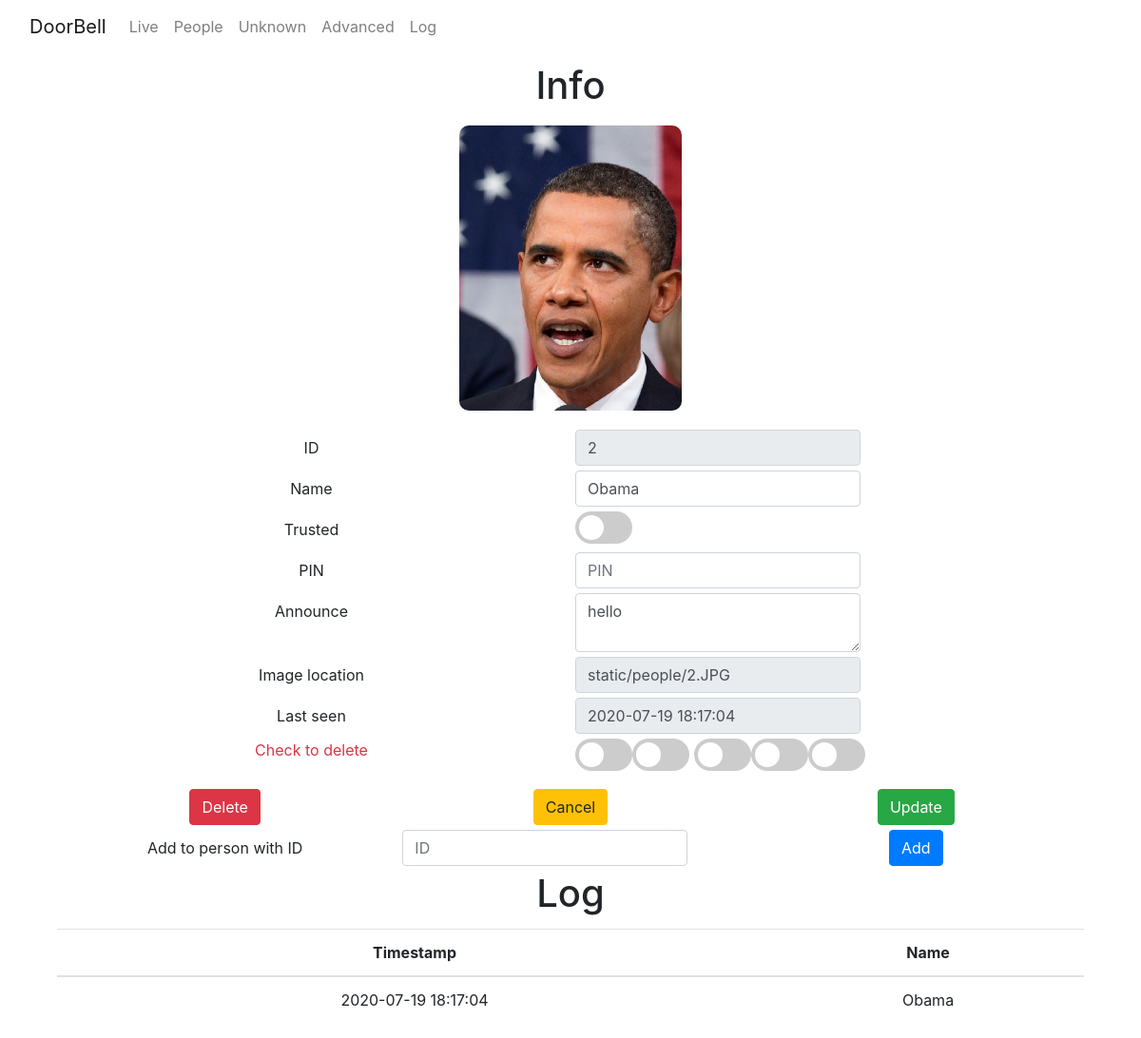
Page /person/2 on the committed database.
### tables this page shows
CREATE TABLE "faces" (
	"id"	INTEGER NOT NULL,
	"person_id"	INTEGER,
	"image_loc"	text,
	"0"	NUMERIC,
	"1"	NUMERIC,
	"2"	NUMERIC,
	"3"	NUMERIC,
	"4"	NUMERIC,
	"5"	NUMERIC,
	"6"	NUMERIC,
	"7"	NUMERIC,
	"8"	NUMERIC,
	"9"	NUMERIC,
	"10"	NUMERIC,
	"11"	NUMERIC,
	"12"	NUMERIC,
	"13"	NUMERIC,
	"14"	NUMERIC,
	"15"	NUMERIC,
	"16"	NUMERIC,
	"17"	NUMERIC,
	"18"	NUMERIC,
	"19"	NUMERIC,
	"20"	NUMERIC,
	"21"	NUMERIC,
	"22"	NUMERIC,
	"23"	NUMERIC,
	"24"	NUMERIC,
	"25"	NUMERIC,
	"26"	NUMERIC,
	"27"	NUMERIC,
	"28"	NUMERIC,
	"29"	NUMERIC,
	"30"	NUMERIC,
	"31"	NUMERIC,
	"32"	NUMERIC,
	"33"	NUMERIC,
	"34"	NUMERIC,
	"35"	NUMERIC,
	"36"	NUMERIC,
	"37"	NUMERIC,
	"38"	NUMERIC,
	"39"	NUMERIC,
	"40"	NUMERIC,
	"41"	NUMERIC,
	"42"	NUMERIC,
	"43"	NUMERIC,
	"44"	NUMERIC,
	"45"	NUMERIC,
	"46"	NUMERIC,
	"47"	NUMERIC,
	"48"	NUMERIC,
	"49"	NUMERIC,
	"50"	NUMERIC,
	"51"	NUMERIC,
	"52"	NUMERIC,
	"53"	NUMERIC,
	"54"	NUMERIC,
	"55"	NUMERIC,
	"56"	NUMERIC,
	"57"	NUMERIC,
	"58"	NUMERIC,
	"59"	NUMERIC,
	"60"	NUMERIC,
	"61"	NUMERIC,
	"62"	NUMERIC,
	"63"	NUMERIC,
	"64"	NUMERIC,
	"65"	NUMERIC,
	"66"	NUMERIC,
	"67"	NUMERIC,
	"68"	NUMERIC,
	"69"	NUMERIC,
	"70"	NUMERIC,
	"71"	NUMERIC,
	"72"	NUMERIC,
	"73"	NUMERIC,
	"74"	NUMERIC,
	"75"	NUMERIC,
	"76"	NUMERIC,
	"77"	NUMERIC,
	"78"	NUMERIC,
	"79"	NUMERIC,
	"80"	NUMERIC,
	"81"	NUMERIC,
	"82"	NUMERIC,
	"83"	NUMERIC,
	"84"	NUMERIC,
	"85"	NUMERIC,
	"86"	NUMERIC,
	"87"	NUMERIC,
	"88"	NUMERIC,
	"89"	NUMERIC,
	"90"	NUMERIC,
	"91"	NUMERIC,
	"92"	NUMERIC,
	"93"	NUMERIC,
	"94"	NUMERIC,
	"95"	NUMERIC,
	"96"	NUMERIC,
	"97"	NUMERIC,
	"98"	NUMERIC,
	"99"	NUMERIC,
	"100"	NUMERIC,
	"101"	NUMERIC,
	"102"	NUMERIC,
	"103"	NUMERIC,
	"104"	NUMERIC,
	"105"	NUMERIC,
	"106"	NUMERIC,
	"107"	NUMERIC,
	"108"	NUMERIC,
	"109"	NUMERIC,
	"110"	NUMERIC,
	"111"	NUMERIC,
	"112"	NUMERIC,
	"113"	NUMERIC,
	"114"	NUMERIC,
	"115"	NUMERIC,
	"116"	NUMERIC,
	"117"	NUMERIC,
	"118"	NUMERIC,
	"119"	NUMERIC,
	"120"	NUMERIC,
	"121"	NUMERIC,
	"122"	NUMERIC,
	"123"	NUMERIC,
	"124"	NUMERIC,
	"125"	NUMERIC,
	"126"	NUMERIC,
	"127"	NUMERIC,
	PRIMARY KEY("id")
);

CREATE TABLE "people" (
	"id"	INTEGER NOT NULL,
	"name"	TEXT,
	"trusted"	boolean,
	"announce"	TEXT, pin TEXT,
	PRIMARY KEY("id")
);

CREATE TABLE "log" (
	"id"	INTEGER NOT NULL,
	"person_id"	TEXT NOT NULL,
	"datetime"	DATETIME NOT NULL DEFAULT CURRENT_TIMESTAMP,
	"distance"	FLOAT,
	PRIMARY KEY("id")
);

### app.py (the view)
@app.route("/person/<person_id>")
def person_page(person_id):
    person = db.execute("select * from people join faces on people.id = faces.person_id where people.id = ?", person_id)
    log = db.execute("SELECT * FROM log JOIN people ON person_id = people.id WHERE person_id LIKE ? OR datetime IN (SELECT datetime FROM log WHERE person_id LIKE ?) ORDER BY datetime DESC",person_id ,person_id)
    return render_template("/person.html", person=person, log=log)

### app.py (called while the page is built)
@app.after_request
def after_request(response):
    response.headers["Cache-Control"] = "no-cache, no-store, must-revalidate"
    response.headers["Expires"] = 0
    response.headers["Pragma"] = "no-cache"
    return response

### templates/person.html (shortened to what this page needs)
<!DOCTYPE html>
<html>
<head>
    <link rel="stylesheet" href="{{ url_for('static', filename='assets/bootstrap/css/bootstrap.min.css') }}">
    <link rel="stylesheet" href="{{ url_for('static', filename='assets/css/styles.min.css') }}">
</head>
<body>
    <nav class="navbar navbar-light navbar-expand-md">
        <div class="container-fluid"><a class="navbar-brand" href="/">DoorBell</a>
            <div class="collapse navbar-collapse"
                id="navcol-1">
                <ul class="nav navbar-nav">
                    <li class="nav-item" role="presentation"><a class="nav-link" href="/">Live</a></li>
                    <li class="nav-item" role="presentation"><a class="nav-link" href="/people">People</a></li>
                    <li class="nav-item" role="presentation"><a class="nav-link" href="/people/search/unknown">Unknown</a></li>
                    <li class="nav-item" role="presentation"><a class="nav-link" href="/settings">Advanced</a></li>
                    <li class="nav-item" role="presentation"><a class="nav-link" href="/log">Log</a></li>
                </ul>
            </div>
        </div>
    </nav>
    <form action="/person/update" method="post">
        <div class="container">
            <div class="row">
                <div class="col">
                    <h1>Info</h1>
                </div>
            </div>
            <div class="row">
                <div class="col">
                    <div class="row">
                        {% for row in person %}
                            <div class="col"><img class="mug" src="/{{ row['image_loc'] }}">
                            </div>
                        {% endfor %}
                    </div>
                </div>
            </div>
        </div>
        <div class="container">
            <div class="row">
                <div class="col">
                    <div class="form-row">
                        <div class="col"><label class="col-form-label" for="id">ID</label></div>
                        <div class="col"><input class="form-control" type="text" id="id" name="id" value="{{ person[0]['person_id'] }}" readonly=""></div>
                    </div>
                    <div class="form-row">
                        <div class="col"><label class="col-form-label" for="name">Name</label></div>
                        <div class="col"><input class="form-control" type="text" id="name" name="name" placeholder="Name" value="{{ person[0]['name'] }}"></div>
                    </div>
                    <div class="form-row">
                        <div class="col"><label class="col-form-label" for="trusted">Trusted</label></div>
                        <div class="col text-left"><label class="col-form-label switch"><input type="checkbox" id="trusted" name="trusted" value="True">&nbsp;<span class="slider round"></span></label></div>
                    </div>
                    <div class="form-row">
                        <div class="col"><label class="col-form-label" for="pin">PIN</label></div>
                        <div class="col"><input class="form-control" type="number" id="pin" name="pin" placeholder="PIN" value="{{ person[0]['pin'] }}"></div>
                    </div>
                    <div class="form-row">
                        <div class="col"><label class="col-form-label" for="announce">Announce</label></div>
                        <div class="col"><textarea class="form-control" id="announce" name="announce" placeholder="Announce">{{ person[0]['announce'] }}</textarea></div>
                    </div>
                    {% for row in person %}
                    <div class="form-row">
                        <div class="col"><label class="col-form-label" for="imageloc">Image location</label></div>
                        <div class="col"><input class="form-control" type="text" id="imageloc" disabled="" value="{{ row['image_loc'] }}"></div>
                    </div>
                    {% endfor %}
                    <div class="form-row">
                        <div class="col"><label class="col-form-label" for="lastseen">Last seen</label></div>
                        <div class="col"><input class="form-control" type="text" id="lastseen" disabled="" value="{{ log[0]['datetime'] }}"></div>
                    </div>
                    <div class="form-row">
                        <div class="col">
                            <p class="text-danger">Check to delete</p>
                        </div>
                        <div class="col text-left align-self-center"><label class="switch"><span class="slider round" style="/*background-color: red;*/"></span></label><label class="switch"><span class="slider round"></span></label>
                            <label
                                class="switch"><span class="slider round"></span></label><label class="switch"><span class="slider round"></span></label><label class="switch"><span class="slider round"></span></label></div>
                    </div>
                    <div class="form-row">
                        <div class="col"><button class="btn btn-danger" type="submit" formaction="/person/delete">Delete</button></div>
                        <div class="col"><a class="btn btn-warning" role="reset" href="/people">Cancel</a></div>
                        <div class="col"><button class="btn btn-success" type="submit">Update</button></div>
                    </div>
                    {% if not person[1] %}
                    <div class="form-row">
                        <div class="col"><label class="col-form-label" for="id">Add to person with ID</label></div>
                        <div class="col"><input class="form-control" type="text" id="addtoid" name="addtoid" placeholder="ID"></div>
                        <div class="col"><button class="btn btn-primary" type="submit"  formaction="/person/addto">Add</button></div>
                    </div>
                    {% endif %}
                </div>
            </div>
        </div>
    </form>
    <div class="container" id="log">
        <div class="row">
            <div class="col">
                <h1>Log</h1>
            </div>
        </div>
        <div class="row">
            <div class="col">
                <div class="table-responsive">
                    <table class="table">
                        <thead>
                            <tr>
                                <th>Timestamp</th>
                                <th>Name</th>
                            </tr>
                        </thead>
                        <tbody>
                            {% for row in log %}
                            <tr>
                                <td onclick="window.location='/log/search/{{ row['datetime'] }}/'">{{ row['datetime'] }}</td>
                                <td onclick="window.location='/person/{{ row['id'] }}'">{{ row['name'] }}</td>
                            </tr>
                            {% endfor %}
                        </tbody>
                    </table>
                </div>
            </div>
        </div>
    </div>
</body>
</html>

### rows in the picture
faces: image_loc (picture), id "2", image_loc "static/people/2.JPG"
people: name "Obama", announce "hello", datetime "2020-07-19 18:17:04"
log: datetime "2020-07-19 18:17:04"
